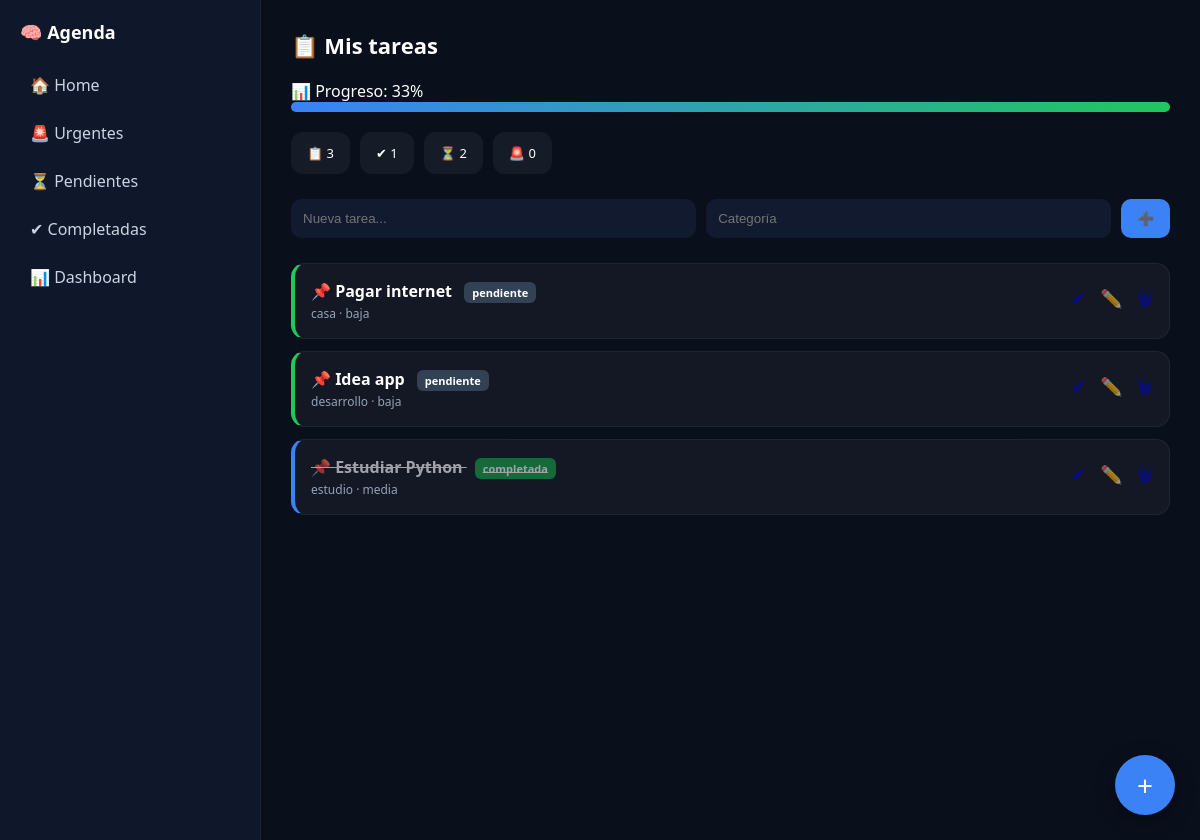
The page / on the database its author committed.
### tables this page shows
CREATE TABLE tasks (
        id INTEGER PRIMARY KEY AUTOINCREMENT,
        title TEXT NOT NULL,
        description TEXT,
        category TEXT,
        task_type TEXT,
        priority TEXT,
        due_date TEXT,
        status TEXT,
        created_at TEXT
    );

### app.py (the view)
@app.route("/")
def home():
    filter_type = request.args.get("filter")
    tasks = get_tasks()
    total = len(tasks)
    completed = len([t for t in tasks if t[7] == "completada"])
    pending = len([t for t in tasks if t[7] == "pendiente"])
    urgent = len([t for t in tasks if t[5] == "urgente"])
    progress = 0
    if total > 0:
        progress = int((completed / total) * 100)
    if filter_type == "urgent":
        tasks = [t for t in tasks if t[5] == "urgente"]
    elif filter_type == "pending":
        tasks = [t for t in tasks if t[7] == "pendiente"]
    elif filter_type == "completed":
        tasks = [t for t in tasks if t[7] == "completada"]
    return render_template(
        "index.html",
        tasks=tasks,
        total=total,
        completed=completed,
        pending=pending,
        urgent=urgent,
        progress=progress
    )

### database.py (called while the page is built)
def get_connection():
    return sqlite3.connect(DB_NAME)

def get_tasks():
    conn = get_connection()
    cursor = conn.cursor()
    cursor.execute("""
    SELECT * FROM tasks
    ORDER BY
        CASE status
            WHEN 'pendiente' THEN 1
            WHEN 'completada' THEN 2
        END,
        CASE priority
            WHEN 'urgente' THEN 1
            WHEN 'alta' THEN 2
            WHEN 'media' THEN 3
            WHEN 'baja' THEN 4
        END,
        id DESC
    """)
    rows = cursor.fetchall()
    conn.close()
    return rows

### templates/index.html (shortened to what this page needs)
<!DOCTYPE html>
<html lang="es">
<head>
</head>
<body>
<div class="sidebar">
    <div class="logo">🧠 Agenda</div>
    <div class="menu">
        <a href="/">🏠 Home</a>
        <a href="/?filter=urgent">🚨 Urgentes</a>
        <a href="/?filter=pending">⏳ Pendientes</a>
        <a href="/?filter=completed">✔ Completadas</a>
        <a href="/chart">📊 Dashboard</a>
    </div>
</div>
<div class="main">
    <div class="header">📋 Mis tareas</div>
    <div class="progress-box">
        <div>📊 Progreso: {{ progress }}%</div>
        <div class="progress-bar">
          <div class="progress-fill" data-progress="{{ progress }}"></div>
        </div>
    </div>
    <div class="stats">
        <div class="box">📋 {{ total }}</div>
        <div class="box">✔ {{ completed }}</div>
        <div class="box">⏳ {{ pending }}</div>
        <div class="box">🚨 {{ urgent }}</div>
    </div>
    <form action="/add" method="POST">
        <input name="title" placeholder="Nueva tarea..." required>
        <input name="category" placeholder="Categoría">
        <button type="submit">➕</button>
    </form>
    {% if tasks %}
        {% for t in tasks %}
        <div class="card {{ t[5] }}">
            <div>
                <div class="title {% if t[7]=='completada' %}completed{% endif %}">
                    📌 {{ t[1] }}
                    <span class="badge {{ t[7] }}">{{ t[7] }}</span>
                </div>
                <div class="meta">
                    {{ t[3] }} · {{ t[5] }}
                </div>
            </div>
            <div class="actions">
                <a href="/complete/{{ t[0] }}">✔</a>
                <a href="/edit/{{ t[0] }}">✏️</a>
                <a href="/delete/{{ t[0] }}">🗑</a>
            </div>
        </div>
        {% endfor %}
    {% else %}
        <p style="opacity:0.6;">No hay tareas aún 🚀</p>
    {% endif %}
</div>
<div class="fab">+</div>
</body>
</html>

### templates/index.html (style rules this page uses)
body { margin: 0; font-family: system-ui, Arial; background: #0a0f1c; color: white; display: flex; }
.sidebar { width: 220px; background: #0f172a; height: 100vh; padding: 20px; border-right: 1px solid rgba(255,255,255,0.05); }
.logo { font-size: 18px; font-weight: bold; margin-bottom: 20px; }
.menu a { display: block; padding: 10px; color: #cbd5e1; text-decoration: none; border-radius: 8px; margin-bottom: 6px; }
.main { flex: 1; padding: 30px; }
.header { font-size: 22px; font-weight: bold; margin-bottom: 20px; }
.progress-box { margin-bottom: 20px; }
.progress-bar { width: 100%; height: 10px; background: #1e293b; border-radius: 10px; overflow: hidden; }
.progress-fill { height: 10px; background: linear-gradient(90deg, #3b82f6, #22c55e); transition: 0.4s; }
.stats { display: flex; gap: 10px; flex-wrap: wrap; margin-bottom: 25px; }
.box { background: rgba(255,255,255,0.05); padding: 12px 16px; border-radius: 12px; font-size: 13px; }
form { display: flex; gap: 10px; margin-bottom: 25px; }
input { padding: 12px; border-radius: 10px; border: none; background: #111a2e; color: white; flex: 1; }
button { padding: 12px 16px; border-radius: 10px; border: none; background: #3b82f6; color: white; cursor: pointer; }
.card { background: rgba(255,255,255,0.04); border: 1px solid rgba(255,255,255,0.06); padding: 16px; margin-bottom: 12px; border-radius: 14px; display: flex; justify-content: space-between; align-items: center; transition: 0.2s; }
.title { font-weight: 600; font-size: 16px; }
.meta { font-size: 12px; color: #94a3b8; margin-top: 3px; }
.completed { text-decoration: line-through; opacity: 0.6; }
.badge { font-size: 11px; padding: 3px 8px; border-radius: 6px; margin-left: 8px; }
.pendiente { background: #334155; }
.completada { background: #16a34a; }
.actions a { margin-left: 10px; text-decoration: none; font-size: 18px; opacity: 0.6; }
.media { border-left: 4px solid #3b82f6; }
.baja { border-left: 4px solid #22c55e; }
.fab { position: fixed; right: 25px; bottom: 25px; background: #3b82f6; width: 60px; height: 60px; border-radius: 50%; display: flex; align-items: center; justify-content: center; font-size: 28px; cursor: pointer; box-shadow: 0 5px 20px rgba(0,0,0,0.4); }

### rows shown on the page
tasks: title "Pagar internet", status "pendiente", category "casa", priority "baja"
tasks: title "Idea app", status "pendiente", category "desarrollo", priority "baja"
tasks: title "Estudiar Python", status "completada", category "estudio", priority "media"

### other values the page prints
{{ progress }} "33"
{{ total }} "3"
{{ completed }} "1"
{{ pending }} "2"
{{ urgent }} "0"
